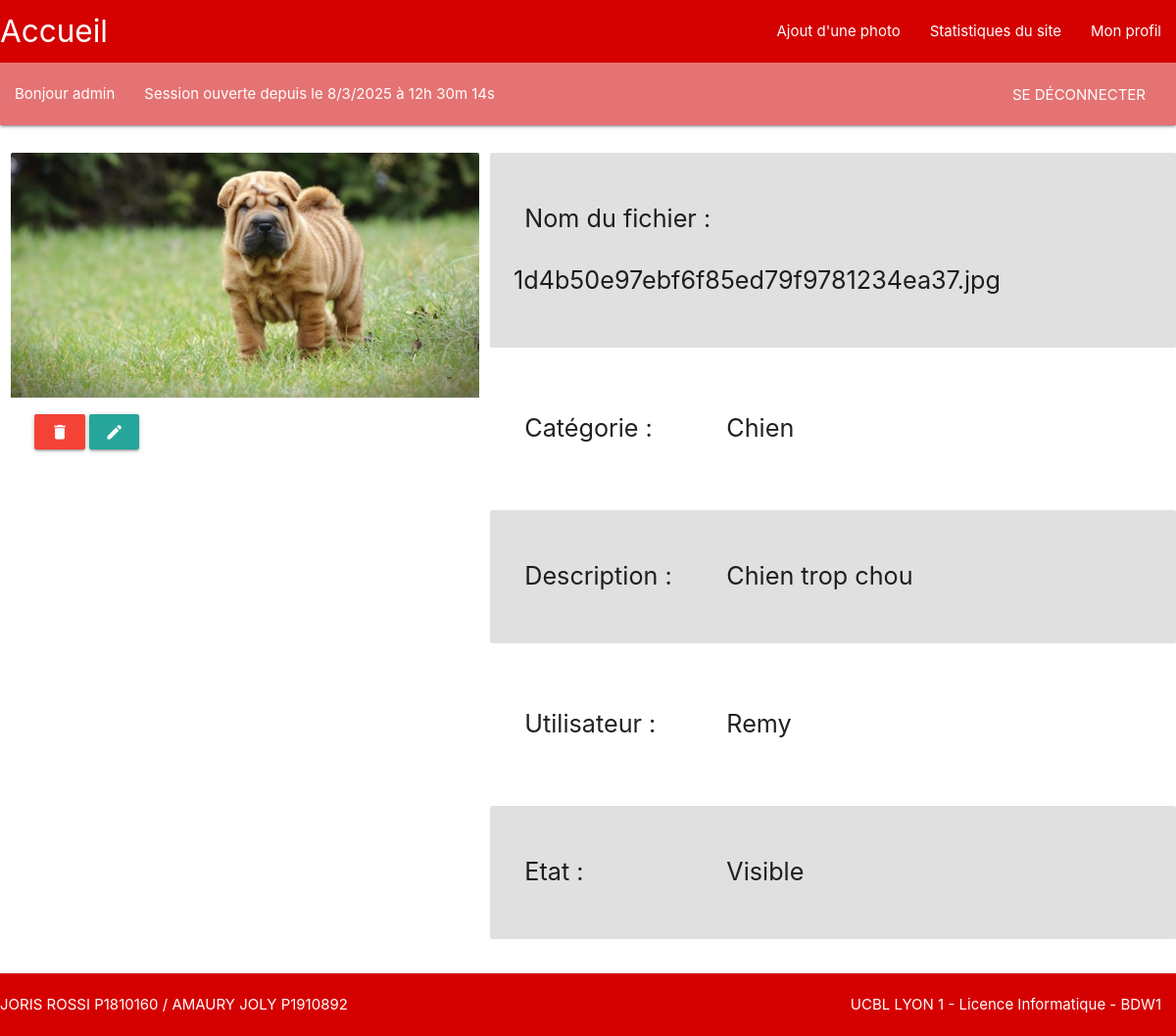
Page /?page=detail_photo&photo=1d4b50e97ebf6f85ed79f9781234ea37.jpg (signed in) on the committed database.
### tables this page shows
CREATE TABLE `photo` (
  `photoID` int(11) NOT NULL,
  `nomFich` varchar(50) DEFAULT NULL,
  `description` varchar(250) DEFAULT NULL,
  `catID` int(11) DEFAULT NULL,
  `userID` int(11) DEFAULT NULL,
  `is_cacher` tinyint(1) DEFAULT 0
);

CREATE TABLE `categorie` (
  `cat_id` int(11) NOT NULL,
  `nomCat` varchar(50) DEFAULT NULL
);

CREATE TABLE `utilisateur` (
  `utilisateurID` int(11) NOT NULL,
  `pseudo` varchar(50) DEFAULT NULL,
  `hash_mdp` varchar(50) DEFAULT NULL,
  `is_admin` tinyint(1) DEFAULT 0
);

### index.php (called while the page is built, shortened)
<?php
if (isset($_GET['page'])) {
    $page = htmlspecialchars($_GET['page']);
} else
    $page = 'accueil';
require_once(PATH_CONTROLLERS . $page . '.php');

### models/m_photo.php (called while the page is built, shortened)
<?php
function getPhoto($link, $nomPhoto) {
    $sql = "select  nomFich, pseudo, nomCat, description, is_cacher from photo
                join utilisateur u on photo.userID = u.utilisateurID
                join categorie c on photo.catID = c.cat_id
                where nomFich like '$nomPhoto';";
    $rslt = executeQuery($link, $sql);
    $arr_rslt = array();
    $res = mysqli_fetch_assoc($rslt);
    $arr_rslt['nomFich'] = $res['nomFich'];
    $arr_rslt['categorie'] = $res['nomCat'];
    $arr_rslt['utilisateur'] = $res['pseudo'];
    $arr_rslt['description'] = $res['description'];
    if($res['is_cacher'] == 0)
        $arr_rslt['cache'] = 'Visible';
    else
        $arr_rslt['cache'] = 'Caché';
    return $arr_rslt;
}

### models/m_bd.php (called while the page is built, shortened)
<?php
function executeQuery($link, $query)
{
    $resultat = mysqli_query($link, $query);
    if(!(is_bool($resultat)) && mysqli_num_rows($resultat) != 0)
        return $resultat;
    else
        return false;
}
?>

### views/v_detail_photo.php (the view, shortened to what this page needs)
        <div class="row">
            <div class="col s5">
                <div class="card z-depth-0">
                    <div class="card-image">
                        <img class="responsive-img" src="<?php echo  PATH_IMAGES . $photo['nomFich'] ?>">
                    </div>
<?php if ($is_legitime)
        echo '
                    <div class="card-action">
                        <div clas="right">
                            <a class="btn red" href="./?del_img=' . $photo['nomFich'] . '"><i class="material-icons">delete</i></a>
                            <a class="btn" href="./?page=detail_photo&photo='.$photo['nomFich'].'&edit=true"><i class="material-icons">edit</i></a>
                        </div>
                    </div>';?>
                </div>
            </div>
            <div class="col s7">
                <div class="row card-panel z-depth-0 grey lighten-2">
                    <div class="col s4">
                        <p class="flow-text">Nom du fichier : </p>
                    </div>
                    <div class="">
                        <p class="flow-text"><?php echo $photo['nomFich'] ?></p>
                    </div>
                </div>
                <div class="row card-panel z-depth-0 ">
                    <div class="col s4">
                        <p class="flow-text">Catégorie : </p>
                    </div>
                    <div class="">
                        <p class="flow-text"><?php echo $photo['categorie'] ?></p>
                    </div>
                </div>
                <div class="row card-panel z-depth-0 grey lighten-2"">
                    <div class="col s4">
                        <p class="flow-text">Description : </p>
                    </div>
                    <div class="">
                        <p class="flow-text"><?php echo $photo['description'] ?></p>
                    </div>
                </div>
                <div class="row card-panel z-depth-0 ">
                    <div class="col s4">
                        <p class="flow-text">Utilisateur : </p>
                    </div>
                    <div class="">
                        <p class="flow-text"><?php echo $photo['utilisateur'] ?></p>
                    </div>
                </div>
                <div class="row card-panel z-depth-0 grey lighten-2"">
                    <div class="col s4">
                        <p class="flow-text">Etat : </p>
                    </div>
                    <div class="">
                        <p class="flow-text"><?php echo $photo['cache'] ?></p>
                    </div>
                </div>
            </div>
        </div>

### rows in the picture
photo: nomFich (picture), nomFich "1d4b50e97ebf6f85ed79f9781234ea37.jpg", catID.nomCat "Chien", description "Chien trop chou", userID.pseudo "Remy"

### other values in the picture
$_SESSION['pseudo'] "admin"
$timer_day "8"
$timer_month "3"
$timer_year "2025"
$timer_hour "12"
$timer_min "30"
$timer_sec "14"
$photo['cache'] "Visible"
AUTEUR "JORIS ROSSI P1810160 / AMAURY JOLY P1910892"
ORGANISATION "UCBL LYON 1 - Licence Informatique - BDW1"
